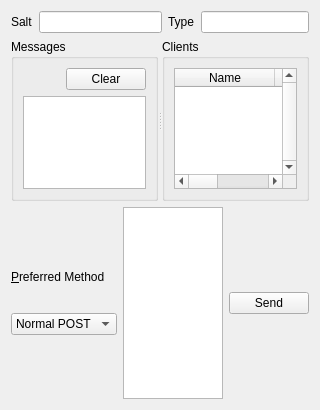
<?xml version="1.0" encoding="UTF-8"?>
<ui version="4.0">
 <class>buzzPage</class>
 <widget class="QWidget" name="buzzPage">
  <property name="geometry">
   <rect>
    <x>0</x>
    <y>0</y>
    <width>320</width>
    <height>410</height>
   </rect>
  </property>
  <property name="windowTitle">
   <string>Form</string>
  </property>
  <layout class="QVBoxLayout" name="verticalLayout">
   <item>
    <layout class="QHBoxLayout" name="horizontalLayout">
     <item>
      <widget class="QLabel" name="label">
       <property name="text">
        <string>Salt</string>
       </property>
      </widget>
     </item>
     <item>
      <widget class="QLineEdit" name="salt">
       <property name="readOnly">
        <bool>true</bool>
       </property>
      </widget>
     </item>
     <item>
      <widget class="QLabel" name="label_2">
       <property name="text">
        <string>Type</string>
       </property>
      </widget>
     </item>
     <item>
      <widget class="QLineEdit" name="type">
       <property name="sizePolicy">
        <sizepolicy hsizetype="Preferred" vsizetype="Fixed">
         <horstretch>0</horstretch>
         <verstretch>0</verstretch>
        </sizepolicy>
       </property>
       <property name="readOnly">
        <bool>true</bool>
       </property>
      </widget>
     </item>
    </layout>
   </item>
   <item>
    <widget class="QSplitter" name="splitter">
     <property name="orientation">
      <enum>Qt::Horizontal</enum>
     </property>
     <widget class="QGroupBox" name="groupBox_9">
      <property name="title">
       <string>Messages</string>
      </property>
      <layout class="QVBoxLayout" name="verticalLayout_7">
       <item>
        <layout class="QHBoxLayout" name="horizontalLayout_27">
         <item>
          <spacer name="horizontalSpacer_23">
           <property name="orientation">
            <enum>Qt::Horizontal</enum>
           </property>
           <property name="sizeHint" stdset="0">
            <size>
             <width>40</width>
             <height>20</height>
            </size>
           </property>
          </spacer>
         </item>
         <item>
          <widget class="QPushButton" name="clearMessages">
           <property name="text">
            <string>Clear</string>
           </property>
          </widget>
         </item>
        </layout>
       </item>
       <item>
        <widget class="QTextBrowser" name="messages">
         <property name="tabChangesFocus">
          <bool>true</bool>
         </property>
         <property name="textInteractionFlags">
          <set>Qt::TextSelectableByKeyboard|Qt::TextSelectableByMouse</set>
         </property>
        </widget>
       </item>
      </layout>
     </widget>
     <widget class="QGroupBox" name="groupBox">
      <property name="title">
       <string>Clients</string>
      </property>
      <layout class="QVBoxLayout" name="verticalLayout_2">
       <item>
        <widget class="QTableWidget" name="clients">
         <property name="verticalScrollBarPolicy">
          <enum>Qt::ScrollBarAlwaysOn</enum>
         </property>
         <property name="selectionMode">
          <enum>QAbstractItemView::NoSelection</enum>
         </property>
         <property name="horizontalScrollMode">
          <enum>QAbstractItemView::ScrollPerPixel</enum>
         </property>
         <attribute name="horizontalHeaderStretchLastSection">
          <bool>true</bool>
         </attribute>
         <column>
          <property name="text">
           <string>Name</string>
          </property>
         </column>
         <column>
          <property name="text">
           <string>ID</string>
          </property>
         </column>
         <column>
          <property name="text">
           <string>Time</string>
          </property>
         </column>
        </widget>
       </item>
      </layout>
     </widget>
    </widget>
   </item>
   <item>
    <layout class="QHBoxLayout" name="horizontalLayout_14">
     <item>
      <layout class="QVBoxLayout" name="verticalLayout_12">
       <item>
        <spacer name="verticalSpacer_6">
         <property name="orientation">
          <enum>Qt::Vertical</enum>
         </property>
         <property name="sizeType">
          <enum>QSizePolicy::Preferred</enum>
         </property>
         <property name="sizeHint" stdset="0">
          <size>
           <width>20</width>
           <height>40</height>
          </size>
         </property>
        </spacer>
       </item>
       <item>
        <widget class="QLabel" name="label_9">
         <property name="sizePolicy">
          <sizepolicy hsizetype="Preferred" vsizetype="Fixed">
           <horstretch>0</horstretch>
           <verstretch>0</verstretch>
          </sizepolicy>
         </property>
         <property name="text">
          <string>&amp;Preferred Method</string>
         </property>
         <property name="buddy">
          <cstring>sendMethod</cstring>
         </property>
        </widget>
       </item>
       <item>
        <widget class="QComboBox" name="sendMethod">
         <property name="sizePolicy">
          <sizepolicy hsizetype="Preferred" vsizetype="Fixed">
           <horstretch>0</horstretch>
           <verstretch>0</verstretch>
          </sizepolicy>
         </property>
         <property name="sizeAdjustPolicy">
          <enum>QComboBox::AdjustToContents</enum>
         </property>
         <item>
          <property name="text">
           <string>Normal POST</string>
          </property>
         </item>
         <item>
          <property name="text">
           <string>Artificial GET</string>
          </property>
         </item>
        </widget>
       </item>
       <item>
        <spacer name="verticalSpacer_9">
         <property name="orientation">
          <enum>Qt::Vertical</enum>
         </property>
         <property name="sizeType">
          <enum>QSizePolicy::Preferred</enum>
         </property>
         <property name="sizeHint" stdset="0">
          <size>
           <width>20</width>
           <height>40</height>
          </size>
         </property>
        </spacer>
       </item>
      </layout>
     </item>
     <item>
      <widget class="spoton_textedit" name="message">
       <property name="sizePolicy">
        <sizepolicy hsizetype="Expanding" vsizetype="Fixed">
         <horstretch>0</horstretch>
         <verstretch>0</verstretch>
        </sizepolicy>
       </property>
       <property name="tabChangesFocus">
        <bool>true</bool>
       </property>
       <property name="acceptRichText">
        <bool>false</bool>
       </property>
      </widget>
     </item>
     <item>
      <layout class="QVBoxLayout" name="verticalLayout_23">
       <item>
        <widget class="QPushButton" name="sendMessage">
         <property name="text">
          <string>Send</string>
         </property>
        </widget>
       </item>
      </layout>
     </item>
    </layout>
   </item>
  </layout>
 </widget>
 <customwidgets>
  <customwidget>
   <class>spoton_textedit</class>
   <extends>QTextEdit</extends>
   <header>GUI/spot-on-textedit.h</header>
  </customwidget>
 </customwidgets>
 <tabstops>
  <tabstop>salt</tabstop>
  <tabstop>type</tabstop>
  <tabstop>messages</tabstop>
  <tabstop>clearMessages</tabstop>
  <tabstop>clients</tabstop>
  <tabstop>sendMethod</tabstop>
  <tabstop>message</tabstop>
  <tabstop>sendMessage</tabstop>
 </tabstops>
 <resources/>
 <connections/>
</ui>
